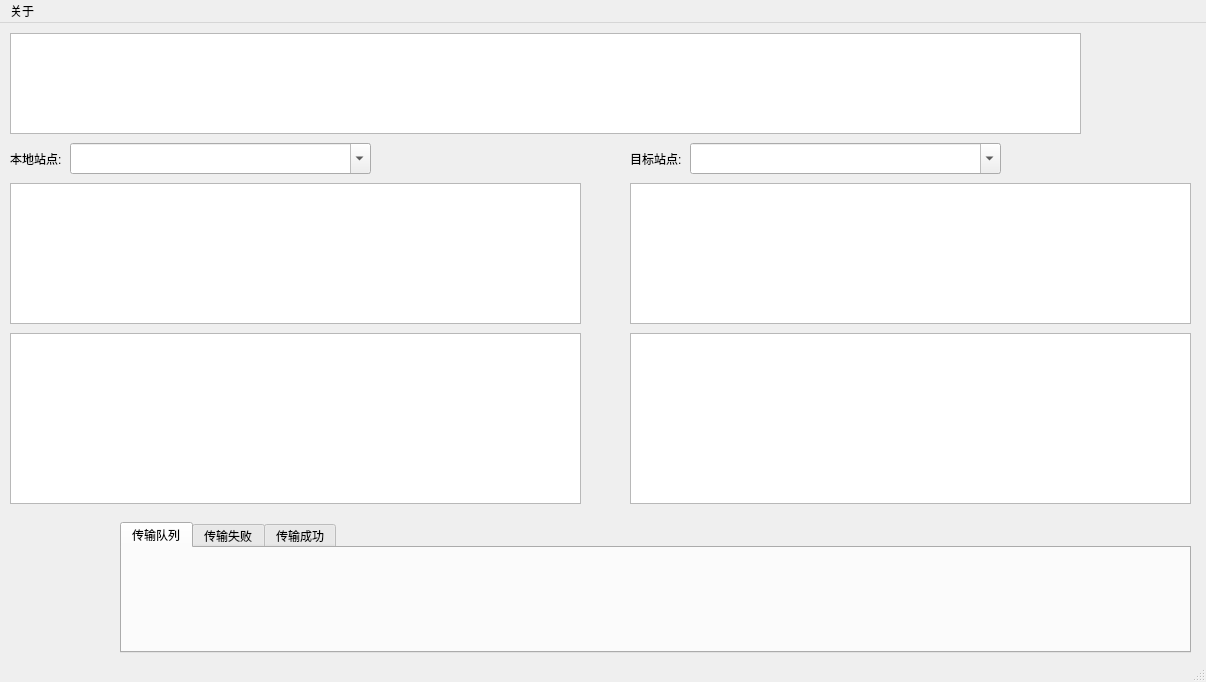
<?xml version="1.0" encoding="UTF-8"?>
<ui version="4.0">
 <class>MainWindow</class>
 <widget class="QMainWindow" name="MainWindow">
  <property name="geometry">
   <rect>
    <x>0</x>
    <y>0</y>
    <width>1206</width>
    <height>682</height>
   </rect>
  </property>
  <property name="contextMenuPolicy">
   <enum>Qt::CustomContextMenu</enum>
  </property>
  <property name="windowTitle">
   <string>MainWindow</string>
  </property>
  <widget class="QWidget" name="centralwidget">
   <widget class="QComboBox" name="comboBox_2">
    <property name="geometry">
     <rect>
      <x>70</x>
      <y>120</y>
      <width>301</width>
      <height>31</height>
     </rect>
    </property>
    <property name="editable">
     <bool>true</bool>
    </property>
    <property name="sizeAdjustPolicy">
     <enum>QComboBox::AdjustToContentsOnFirstShow</enum>
    </property>
   </widget>
   <widget class="QLabel" name="label">
    <property name="geometry">
     <rect>
      <x>10</x>
      <y>130</y>
      <width>54</width>
      <height>12</height>
     </rect>
    </property>
    <property name="text">
     <string>本地站点:</string>
    </property>
   </widget>
   <widget class="QLabel" name="label_2">
    <property name="geometry">
     <rect>
      <x>630</x>
      <y>130</y>
      <width>54</width>
      <height>12</height>
     </rect>
    </property>
    <property name="text">
     <string>目标站点:</string>
    </property>
   </widget>
   <widget class="QComboBox" name="comboBox_3">
    <property name="geometry">
     <rect>
      <x>690</x>
      <y>120</y>
      <width>311</width>
      <height>31</height>
     </rect>
    </property>
    <property name="editable">
     <bool>true</bool>
    </property>
    <property name="sizeAdjustPolicy">
     <enum>QComboBox::AdjustToContentsOnFirstShow</enum>
    </property>
   </widget>
   <widget class="QTreeView" name="treeView">
    <property name="geometry">
     <rect>
      <x>10</x>
      <y>160</y>
      <width>571</width>
      <height>141</height>
     </rect>
    </property>
    <property name="contextMenuPolicy">
     <enum>Qt::CustomContextMenu</enum>
    </property>
   </widget>
   <widget class="QTreeView" name="treeView_2">
    <property name="geometry">
     <rect>
      <x>630</x>
      <y>160</y>
      <width>561</width>
      <height>141</height>
     </rect>
    </property>
   </widget>
   <widget class="QTreeView" name="treeView_3">
    <property name="geometry">
     <rect>
      <x>10</x>
      <y>310</y>
      <width>571</width>
      <height>171</height>
     </rect>
    </property>
   </widget>
   <widget class="QTreeView" name="treeView_4">
    <property name="geometry">
     <rect>
      <x>630</x>
      <y>310</y>
      <width>561</width>
      <height>171</height>
     </rect>
    </property>
   </widget>
   <widget class="QTabWidget" name="tabWidget">
    <property name="geometry">
     <rect>
      <x>120</x>
      <y>499</y>
      <width>1071</width>
      <height>131</height>
     </rect>
    </property>
    <property name="currentIndex">
     <number>0</number>
    </property>
    <widget class="QWidget" name="tabWidgetPage1">
     <attribute name="title">
      <string>传输队列</string>
     </attribute>
    </widget>
    <widget class="QWidget" name="tabWidgetPage2">
     <attribute name="title">
      <string>传输失败</string>
     </attribute>
    </widget>
    <widget class="QWidget" name="tab">
     <attribute name="title">
      <string>传输成功</string>
     </attribute>
    </widget>
   </widget>
   <widget class="QPlainTextEdit" name="plainTextEdit">
    <property name="geometry">
     <rect>
      <x>10</x>
      <y>10</y>
      <width>1071</width>
      <height>101</height>
     </rect>
    </property>
    <property name="plainText">
     <string/>
    </property>
   </widget>
  </widget>
  <widget class="QMenuBar" name="menubar">
   <property name="geometry">
    <rect>
     <x>0</x>
     <y>0</y>
     <width>1206</width>
     <height>23</height>
    </rect>
   </property>
   <widget class="QMenu" name="menu">
    <property name="title">
     <string>关于</string>
    </property>
   </widget>
   <addaction name="menu"/>
  </widget>
  <widget class="QStatusBar" name="statusbar"/>
 </widget>
 <resources/>
 <connections/>
</ui>
